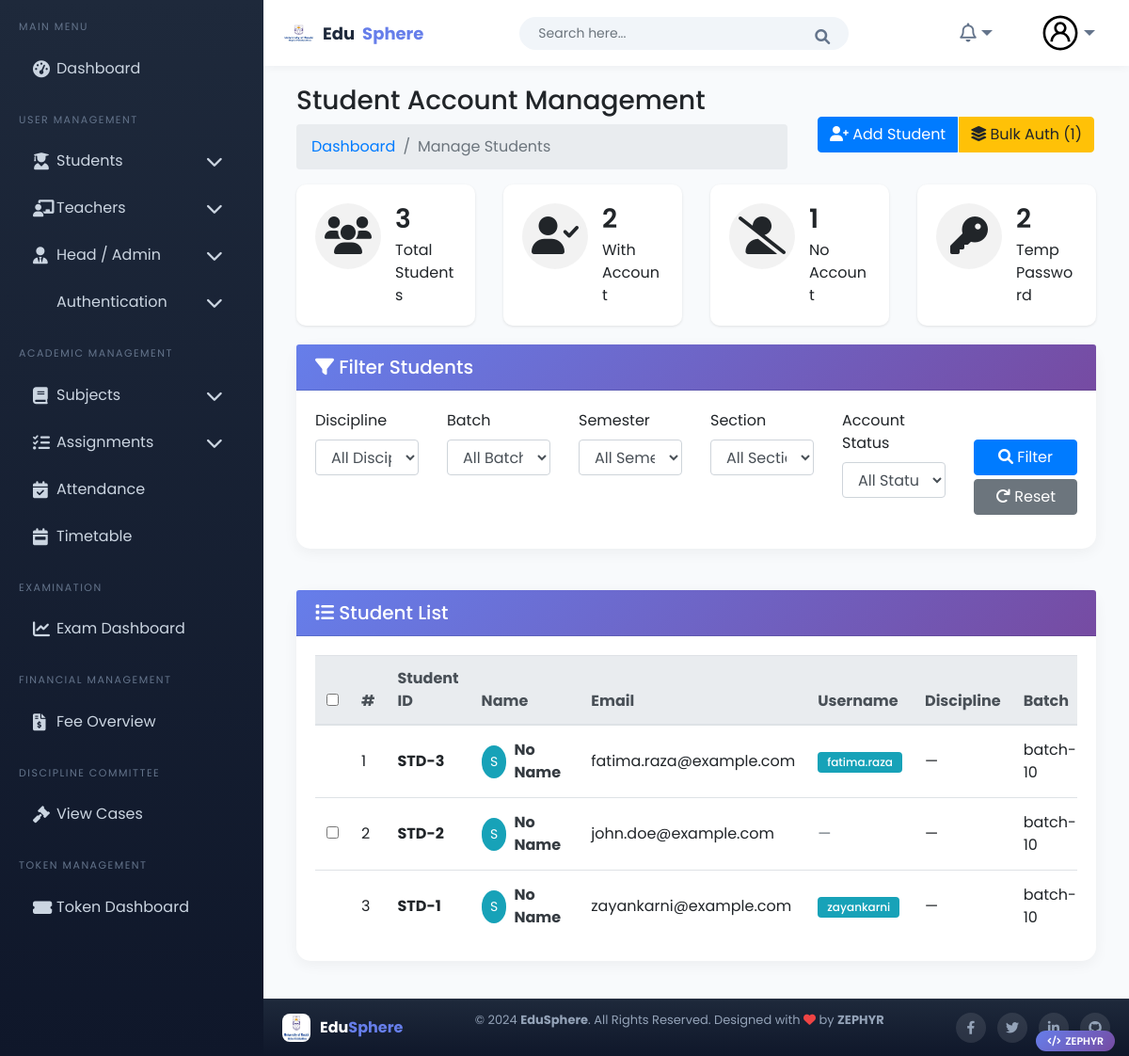
Page /home_auth/manage-students/ (signed in) on the committed database.
### student/models.py (models this page shows, shortened)
class Student(models.Model):
    user = models.OneToOneField(CustomUser, on_delete=models.CASCADE, null=True, blank=True)
    GENDER_CHOICES = [
        ('M', 'Male'),
        ('F', 'Female'),
        ('O', 'Other'),
    ]
    first_name = models.CharField(max_length=50)
    last_name = models.CharField(max_length=50)
    student_id = models.CharField(max_length=20, unique=True)
    admission_number = models.CharField(max_length=20, unique=True)
    gender = models.CharField(max_length=1, choices=GENDER_CHOICES)
    dob = models.DateField()
    email = models.EmailField(unique=True)
    contact_number = models.CharField(max_length=15, blank=True)
    image = models.ImageField(upload_to='students/', blank=True, null=True)
    batch = models.ForeignKey(Batch, on_delete=models.CASCADE)
    semester = models.ForeignKey(Semester, on_delete=models.CASCADE)
    section = models.ForeignKey(Section, on_delete=models.CASCADE)
    discipline = models.ForeignKey(Discipline, on_delete=models.CASCADE)
    parent = models.OneToOneField(Parent, on_delete=models.CASCADE, related_name='student', null=True, blank=True)
    address = models.TextField()
    class Meta:
        ordering = ['batch', 'section', 'last_name']

### home_auth/models.py (models this page shows, shortened)
class CustomUser(AbstractUser):
    username = models.CharField(max_length=100, unique=True)
    email = models.EmailField(max_length=255, unique=True, db_index=True)
    is_authorized = models.BooleanField(default=False)
    login_token = models.CharField(max_length=6, blank=True, null=True)
    first_name = models.CharField(max_length=30, blank=True)
    last_name = models.CharField(max_length=30, blank=True)
    date_joined = models.DateTimeField(auto_now_add=True)
    is_student = models.BooleanField(default=False)
    is_admin = models.BooleanField(default=False)
    is_teacher = models.BooleanField(default=False)
    password_change_deadline = models.DateTimeField(blank=True, null=True)  # Keep but won't be used
    password_generated = models.BooleanField(default=False)
    temp_password = models.CharField(max_length=100, blank=True, null=True)
    groups = models.ManyToManyField(
        'auth.Group',
        related_name="+",
        blank=True
    )
    user_permissions = models.ManyToManyField(
        'auth.Permission',
        related_name="+",
        blank=True
    )

### Academic/models.py (models this page shows, shortened)
class Batch(models.Model):
    name = models.CharField(max_length=10)
    start_session = models.CharField(max_length=10)
    end_session = models.CharField(max_length=10)
    discipline = models.ForeignKey(Discipline, on_delete=models.CASCADE)

### home_auth/views.py (the view, shortened to what this page needs)
# urls.py: path('manage-students/', views.manage_students_view, name='manage_students_view'),
@login_required
def manage_students_view(request):
    if not (request.user.is_admin or request.user.is_superuser):
        messages.error(request, 'You do not have permission to access this page.')
        return redirect('dashboard')
    discipline_id = request.GET.get('discipline')
    batch_id = request.GET.get('batch')
    semester_id = request.GET.get('semester')
    section_id = request.GET.get('section')
    status_filter = request.GET.get('status')
    students = Student.objects.select_related('discipline', 'batch', 'semester', 'section', 'user').all()
    if discipline_id:
        students = students.filter(discipline_id=discipline_id)
    if batch_id:
        students = students.filter(batch_id=batch_id)
    if semester_id:
        students = students.filter(semester_id=semester_id)
    if section_id:
        students = students.filter(section_id=section_id)
    if status_filter == 'has_account':
        students = students.filter(user__isnull=False)
    elif status_filter == 'no_account':
        students = students.filter(user__isnull=True)
    elif status_filter == 'temp_password':
        students = students.filter(user__password_generated=True)
    total_students = students.count()
    students_with_account = students.filter(user__isnull=False).count()
    students_without_account = students.filter(user__isnull=True).count()
    students_with_temp_password = students.filter(user__password_generated=True).count()
    paginator = Paginator(students, 20)
    page_number = request.GET.get('page')
    students_page = paginator.get_page(page_number)
    context = {
        "disciplines": Discipline.objects.all(),
        "batches": Batch.objects.all(),
        "semesters": Semester.objects.all(),
        "sections": Section.objects.all(),
        "students": students_page,
        "total_students": total_students,
        "students_with_account": students_with_account,
        "students_without_account": students_without_account,
        "students_with_temp_password": students_with_temp_password,
        "user_type": "student"
    }
    return render(request, "authentication/register.html", context)

### templates/authentication/register.html (shortened to what this page needs)
{% extends 'Home/base.html' %}
{% load static %}
{% block body %}
<div class="page-wrapper">
    <div class="content container-fluid">
        <div class="page-header">
            <div class="row align-items-center">
                <div class="col">
                    <h3 class="page-title">Student Account Management</h3>
                    <ul class="breadcrumb">
                        <li class="breadcrumb-item"><a href="{% url 'dashboard' %}">Dashboard</a></li>
                        <li class="breadcrumb-item active">Manage Students</li>
                    </ul>
                </div>
                <div class="col-auto">
                    <div class="btn-group">
                        <a href="{% url 'add_student' %}" class="btn btn-primary">
                            <i class="fas fa-user-plus"></i> Add Student
                        </a>
                        {% if students_without_account > 0 %}
                        <button class="btn btn-warning" onclick="bulkAuthenticateAllNoAccount()">
                            <i class="fas fa-layer-group"></i> Bulk Auth ({{ students_without_account }})
                        </button>
                        {% endif %}
                    </div>
                </div>
            </div>
        </div>
        <div class="row">
            <div class="col-md-3">
                <div class="card dash-widget">
                    <div class="card-body">
                        <span class="dash-widget-icon"><i class="fas fa-users"></i></span>
                        <div class="dash-widget-info">
                            <h3>{{ total_students }}</h3>
                            <span>Total Students</span>
                        </div>
                    </div>
                </div>
            </div>
            <div class="col-md-3">
                <div class="card dash-widget">
                    <div class="card-body">
                        <span class="dash-widget-icon"><i class="fas fa-user-check"></i></span>
                        <div class="dash-widget-info">
                            <h3>{{ students_with_account }}</h3>
                            <span>With Account</span>
                        </div>
                    </div>
                </div>
            </div>
            <div class="col-md-3">
                <div class="card dash-widget">
                    <div class="card-body">
                        <span class="dash-widget-icon"><i class="fas fa-user-slash"></i></span>
                        <div class="dash-widget-info">
                            <h3>{{ students_without_account }}</h3>
                            <span>No Account</span>
                        </div>
                    </div>
                </div>
            </div>
            <div class="col-md-3">
                <div class="card dash-widget">
                    <div class="card-body">
                        <span class="dash-widget-icon"><i class="fas fa-key"></i></span>
                        <div class="dash-widget-info">
                            <h3>{{ students_with_temp_password }}</h3>
                            <span>Temp Password</span>
                        </div>
                    </div>
                </div>
            </div>
        </div>
        <div class="row mb-4">
            <div class="col-md-12">
                <div class="card">
                    <div class="card-header">
                        <h5 class="card-title mb-0">
                            <i class="fas fa-filter"></i> Filter Students
                        </h5>
                    </div>
                    <div class="card-body">
                        <form method="get" id="filterForm">
                            <div class="row">
                                <div class="col-md-2 col-sm-6">
                                    <div class="form-group">
                                        <label>Discipline</label>
                                        <select name="discipline" class="form-control">
                                            <option value="">All Disciplines</option>
                                        </select>
                                    </div>
                                </div>
                                <div class="col-md-2 col-sm-6">
                                    <div class="form-group">
                                        <label>Batch</label>
                                        <select name="batch" class="form-control">
                                            <option value="">All Batches</option>
                                        </select>
                                    </div>
                                </div>
                                <div class="col-md-2 col-sm-6">
                                    <div class="form-group">
                                        <label>Semester</label>
                                        <select name="semester" class="form-control">
                                            <option value="">All Semesters</option>
                                        </select>
                                    </div>
                                </div>
                                <div class="col-md-2 col-sm-6">
                                    <div class="form-group">
                                        <label>Section</label>
                                        <select name="section" class="form-control">
                                            <option value="">All Sections</option>
                                        </select>
                                    </div>
                                </div>
                                <div class="col-md-2 col-sm-6">
                                    <div class="form-group">
                                        <label>Account Status</label>
                                        <select name="status" class="form-control">
                                            <option value="">All Status</option>
                                        </select>
                                    </div>
                                </div>
                                <div class="col-md-2 col-sm-12">
                                    <div class="form-group">
                                        <label>&nbsp;</label>
                                        <button type="submit" class="btn btn-primary btn-block">
                                            <i class="fas fa-search"></i> Filter
                                        </button>
                                        <a href="{% url 'manage_students_view' %}" class="btn btn-secondary btn-block mt-1">
                                            <i class="fas fa-redo"></i> Reset
                                        </a>
                                    </div>
                                </div>
                            </div>
                        </form>
                    </div>
                </div>
            </div>
        </div>
        <div class="row">
            <div class="col-sm-12">
                <div class="card card-table">
                    <div class="card-header">
                        <h5 class="card-title mb-0">
                            <i class="fas fa-list"></i> Student List
                        </h5>
                    </div>
                    <div class="card-body">
                        <div class="table-responsive">
                            <table class="table table-hover table-center mb-0" id="studentsTable">
                                <thead class="thead-light">
                                    <tr>
                                        <th width="40">
                                            {% if students_without_account > 0 %}
                                            <input type="checkbox" id="selectAllNoAccount" title="Select all without account">
                                            {% endif %}
                                        </th>
                                        <th>#</th>
                                        <th>Student ID</th>
                                        <th>Name</th>
                                        <th>Email</th>
                                        <th>Username</th>
                                        <th>Discipline</th>
                                        <th>Batch</th>
                                    </tr>
                                </thead>
                                <tbody>
                                    {% for student in students %}
                                    <tr id="student-row-{{ student.id }}" data-student-id="{{ student.id }}">
                                        <td>
                                            {% if not student.user %}
                                            <input type="checkbox" class="student-no-account" data-student-id="{{ student.id }}" data-student-name="{{ student.name|default:'Student' }}" data-student-email="{{ student.email }}">
                                            {% endif %}
                                        </td>
                                        <td>{{ forloop.counter }}</div>
                                        <td>
                                            <span class="font-weight-bold">STD-{{ student.id }}</span>
                                        </div>
                                        <td>
                                            <div class="d-flex align-items-center">
                                                <div class="avatar-img rounded-circle bg-info text-white d-flex align-items-center justify-content-center mr-2" style="width:35px;height:35px;">
                                                    <span style="font-size:14px;">{{ student.name|default:"S"|slice:":1"|upper }}</span>
                                                </div>
                                                <div>
                                                    <a href="#" class="font-weight-bold text-dark">
                                                        {{ student.name|default:"No Name" }}
                                                    </a>
                                                </div>
                                            </div>
                                        </div>
                                        <td>{{ student.email }}</div>
                                        <td>
                                            {% if student.user %}
                                            <span class="badge badge-info">{{ student.user.username }}</span>
                                            {% else %}
                                            <span class="text-muted">—</span>
                                            {% endif %}
                                        </div>
                                        <td>{{ student.discipline.name|default:"—" }}</div>
                                        <td>{{ student.batch.name|default:"—" }}</div>
                                        <td>{{ student.section.name|default:"—" }}</div>
                                        <td>
                                        <td class="text-right">
                                    </tr>
                                    {% endfor %}
{% endblock %}

### rows in the picture
Student: id "3", name "S", name "No Name", email "fatima.raza@example.com", user.username "fatima.raza", discipline.name "—", batch.name "batch-10"
Student: id "2", name "S", name "No Name", email "john.doe@example.com", discipline.name "—", batch.name "batch-10"
Student: id "1", name "S", name "No Name", email "zayankarni@example.com", user.username "zayankarni", discipline.name "—", batch.name "batch-10"

### other values in the picture
{{ students_without_account }} "1"
{{ total_students }} "3"
{{ students_with_account }} "2"
{{ students_with_temp_password }} "2"
